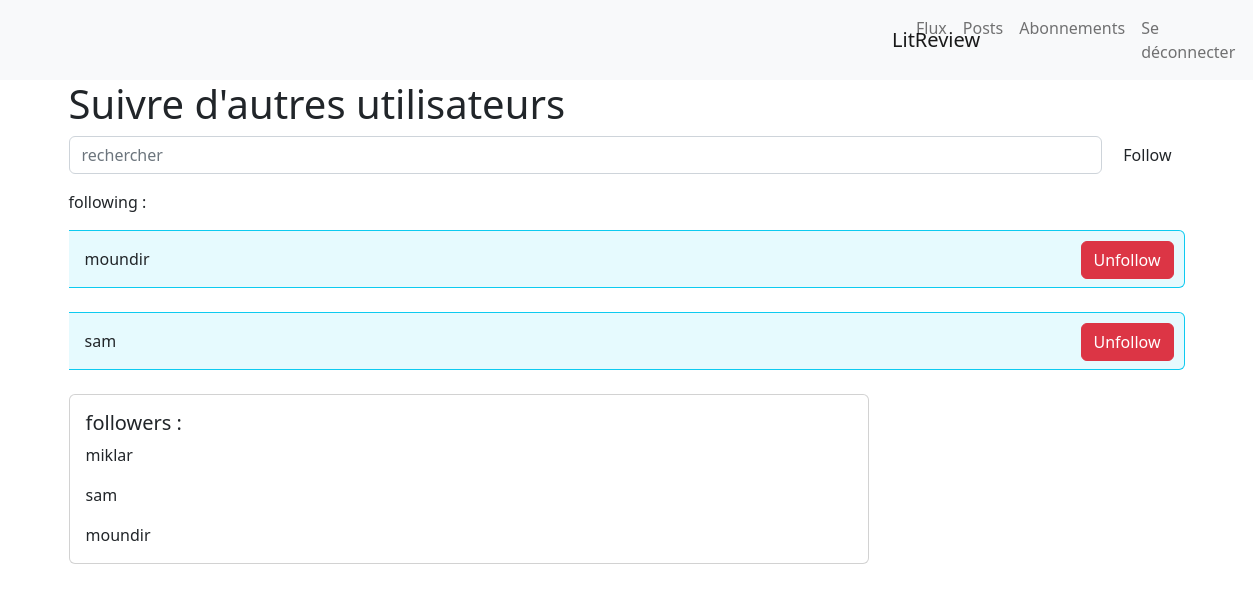
Before: /follow/ (signed in) with the older database file.
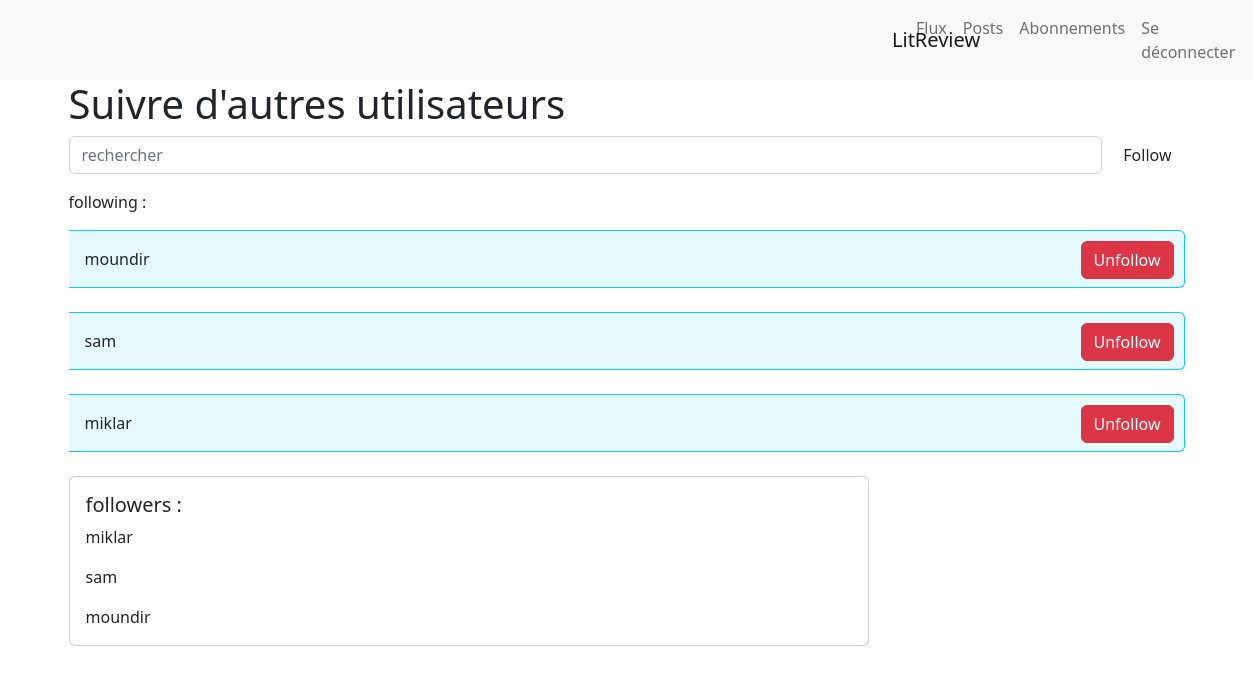
After: the same page with the newer database file.
### flux/models.py (models this page shows)
class UserFollows(models.Model):
    user = models.ForeignKey(
        to=settings.AUTH_USER_MODEL,
        on_delete=models.CASCADE,
        related_name='following')
    followed_user = models.ForeignKey(to=settings.AUTH_USER_MODEL,
                                      on_delete=models.CASCADE,
                                      related_name='followers_by')
    class Meta:
        unique_together = ('user', 'followed_user',)

### flux/views.py (the view)
# urls.py: path('follow/', flux_views.follow_user, name='search'),
@login_required()
def follow_user(request):
    form = FollowForm(instance=request.user)
    if request.method == 'POST':
        if request.POST.get('search'):
            search = request.POST['search']
            follower = User.objects.get(Q(username__contains=search) & ~Q(username=request.user))
            follow = UserFollows(followed_user_id=follower.id, user_id=request.user.id)
            follow.save()
            return redirect('search')
    else:
        following = UserFollows.objects.filter(user=request.user)
        followers = UserFollows.objects.filter(followed_user=request.user)
        return render(request, 'flux/followers_search.html', {'following': following, 'followers': followers})

### flux/templates/flux/followers_search.html (shortened to what this page needs)
{% extends 'flux/base.html' %}
{% load static %}
{% block content %}
    <div class="container">
        <h1>Suivre d'autres utilisateurs</h1>
        <form class="d-flex" method="post" action="{% url 'search' %}" name="ows">
            <input class="form-control me-2"
                   type="search" placeholder="rechercher" name="search">
            <button class="btn btn-outline-sucess" type="submit">Follow</button>
        </form>
        <p>following :</p>
        {% for follows in following %}
            <div class="p-3 bg-info bg-opacity-10 border border-info border-start-0 rounded-end">
                {{ follows.followed_user }}
               <a class="btn btn-danger pull-right" href="{% url 'delete-user' follows.id %}" style="margin: -6px">Unfollow</a>
            </div>
            <br>
        {% endfor %}
<div class="card" style="width: 50rem;">
  <div class="card-body">
    <h5 class="card-title">followers :</h5>
   {% for follower in followers %}
       <p class="card-text">{{ follower.user }}</p>
        {% endfor %}
  </div>
</div>
    </div>
{% endblock %}

Changed rows visible on the page:
added UserFollows: followed_user "miklar", shown under "Suivre d'autres utilisateurs"
